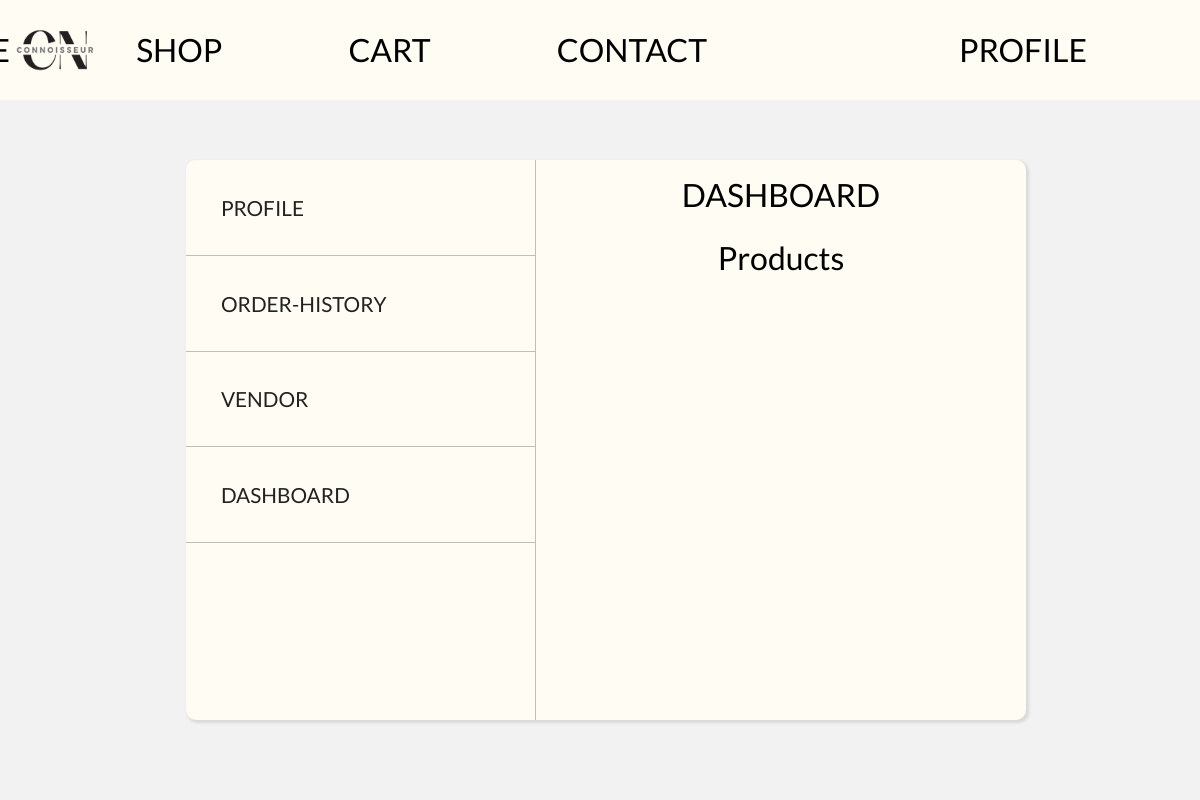
Before: /dashboard2.php (signed in) with the older database file.
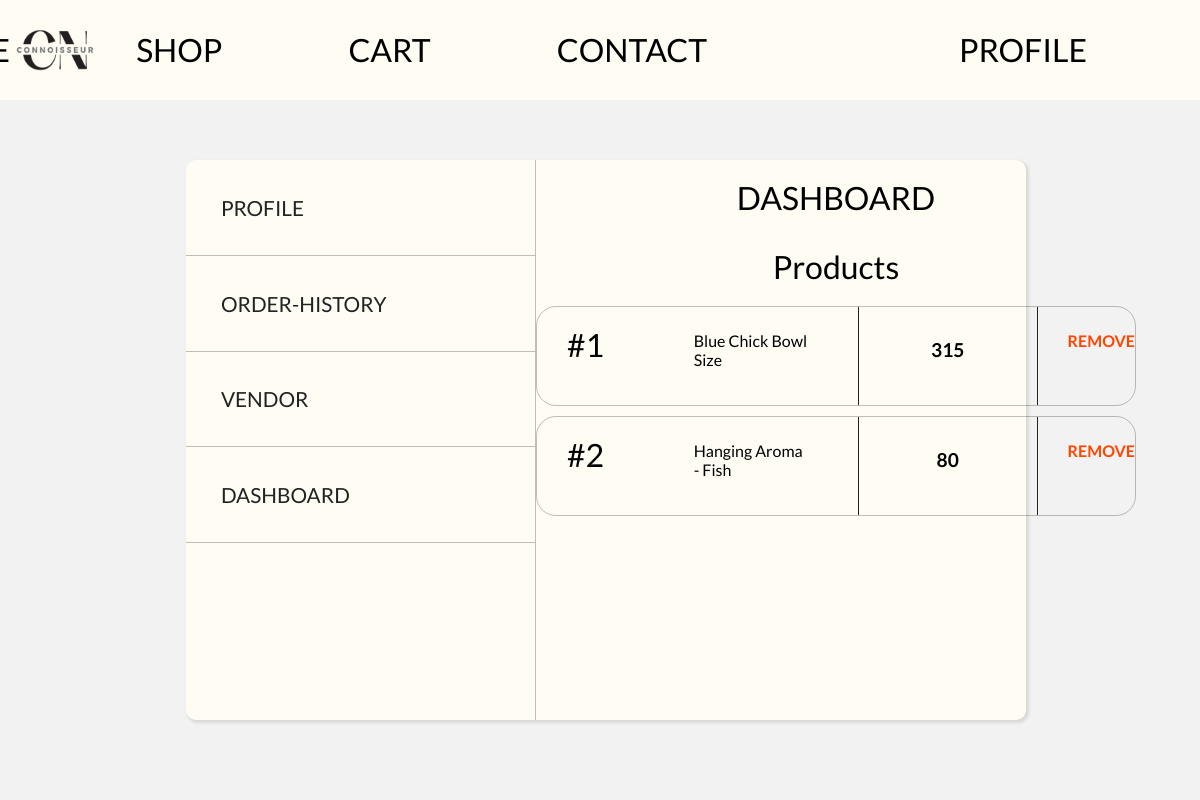
After: the same page with the newer database file.
### tables this page shows
CREATE TABLE `product` (
  `id` int(11) NOT NULL,
  `product_name` varchar(20) NOT NULL,
  `product_price` int(20) NOT NULL,
  `product_desc` varchar(500) NOT NULL,
  `city` varchar(255) NOT NULL,
  `vendor` varchar(500) NOT NULL,
  `subtitle` varchar(100) NOT NULL
);

### dashboard2.php (the view, shortened to what this page needs)
<?php require "header_index.php";
$username = $_SESSION['username'];
$query = "SELECT * FROM product as p join customer as c on p.vendor = c.username where p.vendor = '$username'; ";
$result = mysqli_query($connect, $query);
$sql_row =mysqli_num_rows($result);
$i = 1;
?>
<!DOCTYPE html>
<html lang="en">
<head>
    <link rel="stylesheet" href="css/dashboard2.css" />
</head>
<body>
    <main>
        <div class="Box">
            <div class="nav-bar">
                <div class="profile"> <a href="profile.php">profile</a></div>
                <div class="order-history"><a href="order-history.php">order-history</a></div>
                <div class="order-history"><a href="dashboard.php">Vendor</a></div>
                <div class="order-history"><a href="dashboard2.php">Dashboard</a></div>
            </div>
            <form action="saveprofile.php" method="post">
                <div class="profile-side">
                    <div class="head">DASHBOARD</div>
                    <div class="all-product">Products</div>
                    <div class="scroll">
                        <div class="container-box">
                            <?php while($row= mysqli_fetch_assoc($result) and $i <= $sql_row) {?>
                            <div class="product-box">
                                <div class="order-title">#<?php  echo $i;?></div>
                                <div class="date"> <?php echo $row['product_name']?></div>
                                <div class="product">
                                    <div class="product-name">
                                        <div class="sub-name"><?php echo $row['product_price']?></div>
                                    </div>
                                </div>
                                <div class="all-total">  <a href="removeproduct.php?p_name=<?php echo $row['product_name']?>">REMOVE</a></div>
                            </div>
                            <?php
                          $i++ ;} ?>
                        </div>
                    </div>
            </form>
        </div>
</body>
</html>

Changed rows visible on the page:
now on this page (row edited): product: product_name "Blue Chick Bowl Size", product_price "315"
now on this page (row edited): product: product_name "Hanging Aroma - Fish", product_price "80"
